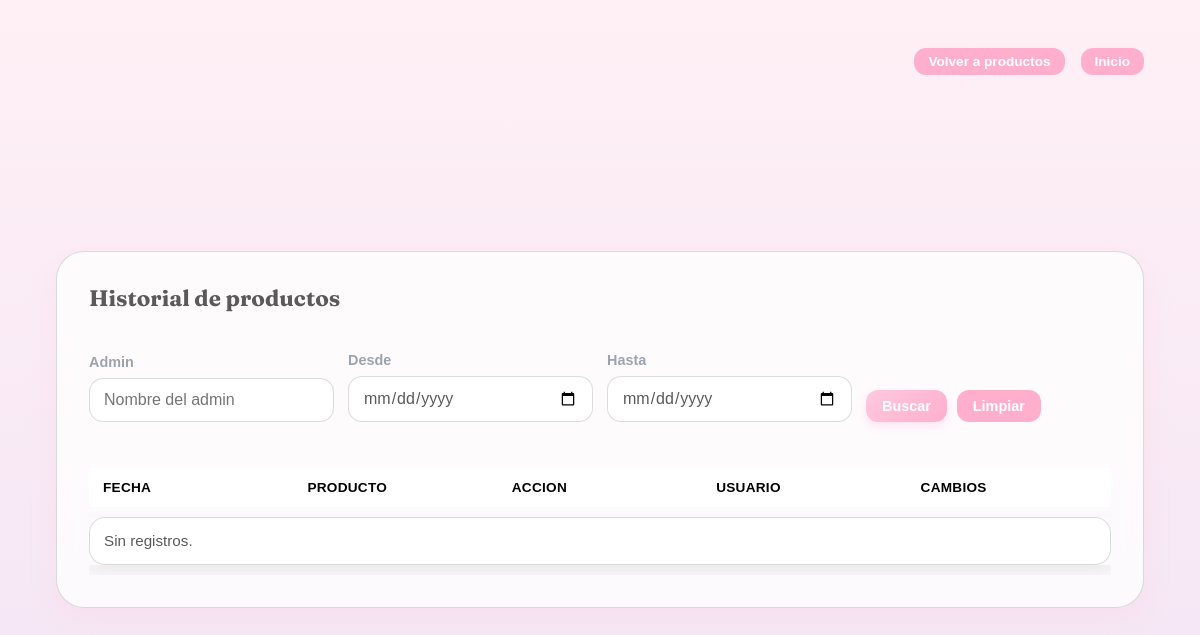
The page /php/historial_productos.php (signed in) on the database as committed earlier.
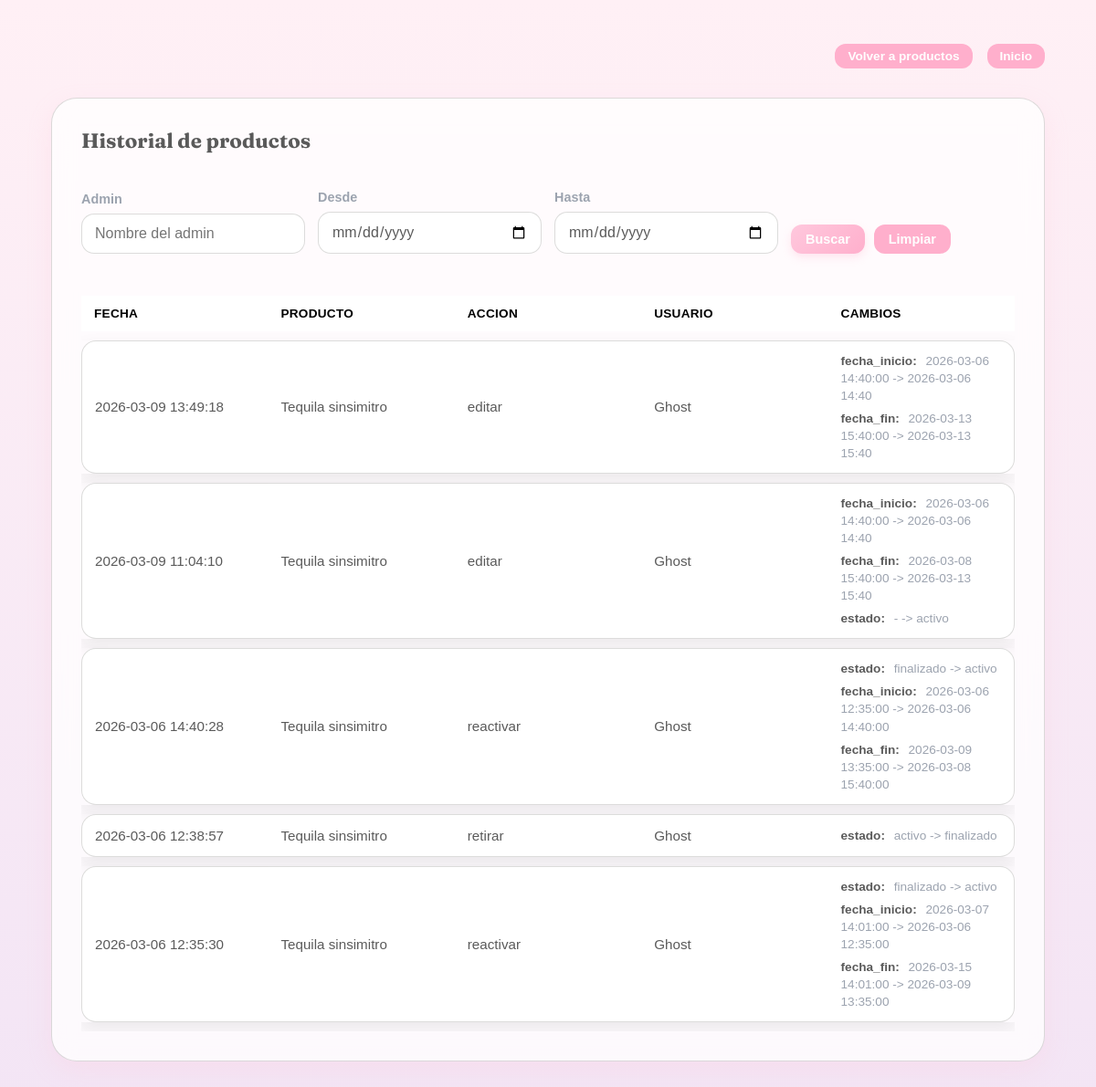
The same page on the database as committed later.
### tables this page shows
CREATE TABLE `historial_productos` (
  `id` int(11) NOT NULL,
  `producto_id` int(11) NOT NULL,
  `producto_nombre` varchar(255) DEFAULT NULL,
  `accion` varchar(30) NOT NULL,
  `usuario_id` int(11) DEFAULT NULL,
  `usuario_nombre` varchar(100) DEFAULT NULL,
  `cambios` longtext DEFAULT NULL,
  `ip` varchar(45) DEFAULT NULL,
  `created_at` timestamp NOT NULL DEFAULT current_timestamp()
);

### php/historial_productos.php (the view, shortened to what this page needs)
<?php
require_once __DIR__ . "/../config/db.php";
$historial = [];
$filtroAdmin = trim($_GET["admin"] ?? "");
$filtroDesde = trim($_GET["desde"] ?? "");
$filtroHasta = trim($_GET["hasta"] ?? "");
$sql = "SELECT id, producto_id, producto_nombre, accion, usuario_id, usuario_nombre, cambios, created_at FROM historial_productos";
$sql .= " ORDER BY created_at DESC LIMIT 200";
$stmt = $mysqli->prepare($sql);
if ($stmt) {
    $stmt->execute();
    $result = $stmt->get_result();
    if ($result) {
        while ($row = $result->fetch_assoc()) {
            $historial[] = $row;
        }
    }
}
function display_value($value)
{
    if ($value === null || $value === "") {
        return "-";
    }
    return (string) $value;
}
?>
<!DOCTYPE html>
<html lang="es">
<head>
    <link href="../css/style.css" rel="stylesheet" />
    <link href="../css/dashboard.css" rel="stylesheet" />
</head>
<body class="auth-page products-page">
    <main class="auth admin-layout">
        <div class="panel-actions">
            <a class="btn btn-compact ghost" href="productos.php">Volver a productos</a>
            <a class="btn btn-compact ghost" href="dashboard.php">Inicio</a>
        </div>
        <section class="auth-card admin-products">
            <div class="section-header">
                <h2 class="section-title">Historial de productos</h2>
            </div>
            <form class="history-filters" method="get">
                <label class="field">
                    <span>Admin</span>
                    <input name="admin" type="text" placeholder="Nombre del admin" value="<?php echo htmlspecialchars($filtroAdmin); ?>" />
                </label>
                <label class="field">
                    <span>Desde</span>
                    <input name="desde" type="date" value="<?php echo htmlspecialchars($filtroDesde); ?>" />
                </label>
                <label class="field">
                    <span>Hasta</span>
                    <input name="hasta" type="date" value="<?php echo htmlspecialchars($filtroHasta); ?>" />
                </label>
                <div class="history-actions">
                    <button class="btn btn-compact" type="submit">Buscar</button>
                    <a class="btn btn-compact ghost" href="historial_productos.php">Limpiar</a>
                </div>
            </form>
            <div class="table-wrap">
                <table class="admin-table">
                    <thead>
                        <tr>
                            <th>Fecha</th>
                            <th>Producto</th>
                            <th>Accion</th>
                            <th>Usuario</th>
                            <th>Cambios</th>
                        </tr>
                    </thead>
                    <tbody>
                        <?php if (count($historial) === 0) { ?>
                            <tr>
                                <td colspan="5">Sin registros.</td>
                            </tr>
                        <?php } else { ?>
                            <?php foreach ($historial as $row) { ?>
                                <?php
                                    $cambios = $row["cambios"] ? json_decode($row["cambios"], true) : null;
                                    $changeList = $cambios["changes"] ?? [];
                                ?>
                                <tr>
                                    <td><?php echo htmlspecialchars($row["created_at"] ?? ""); ?></td>
                                    <td><?php echo htmlspecialchars($row["producto_nombre"] ?? "#" . (int) $row["producto_id"]); ?></td>
                                    <td><?php echo htmlspecialchars($row["accion"] ?? ""); ?></td>
                                    <td><?php echo htmlspecialchars($row["usuario_nombre"] ?? ""); ?></td>
                                    <td>
                                        <?php if (empty($changeList)) { ?>
                                            <span class="field-hint">-</span>
                                        <?php } else { ?>
                                            <div class="history-changes">
                                                <?php foreach ($changeList as $field => $pair) { ?>
                                                    <?php
                                                        $before = $pair["before"] ?? null;
                                                        $after = $pair["after"] ?? null;
                                                    ?>
                                                    <div>
                                                        <strong><?php echo htmlspecialchars($field); ?>:</strong>
                                                        <?php echo htmlspecialchars(display_value($before)); ?> -> <?php echo htmlspecialchars(display_value($after)); ?>
                                                    </div>
                                                <?php } ?>
                                            </div>
                                        <?php } ?>
                                    </td>
                                </tr>
                            <?php } ?>
                        <?php } ?>
                    </tbody>
                </table>
            </div>
        </section>
    </main>
</body>
</html>

### css/style.css (style rules this page uses)
:root { --bg: #f4efe5; --bg-soft: #fdf7ef; --ink: #2a2722; --muted: #6b655c; --accent: #7a946d; --accent-2: #cbb992; --line: rgba(42, 39, 34, 0.16); --shadow: 0 24px 60px rgba(41, 35, 26, 0.16); --pastel-pink: #ffc8dd; --pastel-pink-dark: #ffafcc; --pastel-blue: #a2d2ff; --pastel-blue-dark: #8ecae6; --pastel-purple: #cdb4db; }
* { box-sizing: border-box; margin: 0; padding: 0; }
body { font-family: "Space Grotesk", system-ui, -apple-system, "Segoe UI", sans-serif; background: #ffffff; color: var(--ink); min-height: 100vh; }
.auth-page { display: block; }
button, input, select, textarea { font-family: inherit; }
a { color: inherit; text-decoration: none; }
.auth { min-height: 100vh; display: grid; grid-template-columns: repeat(auto-fit, minmax(300px, 1fr)); gap: 32px; padding: 48px 20px; align-items: center; max-width: 1280px; margin: 0 auto; }
.admin-layout { grid-template-columns: minmax(280px, 0.8fr) minmax(360px, 1fr) minmax(320px, 0.9fr); align-items: start; max-width: 100%; width: 100%; padding-left: 56px; padding-right: 56px; }
.products-page .admin-layout { grid-template-columns: minmax(420px, 1fr) minmax(360px, 0.8fr); align-items: start; gap: 32px; }
.products-page .admin-products { grid-column: 1 / -1; }
.panel-actions { grid-column: 1 / -1; display: flex; justify-content: flex-end; gap: 16px; flex-wrap: wrap; }
.panel-actions .btn.btn-compact { padding: 6px 14px; font-size: 0.85rem; }
.auth-card { background: rgba(255, 255, 255, 0.78); border: 1px solid var(--line); border-radius: 28px; padding: 32px; box-shadow: var(--shadow); display: grid; gap: 18px; backdrop-filter: blur(12px); }
.field { display: grid; gap: 8px; font-weight: 600; }
.field span { font-size: 0.9rem; color: var(--muted); }
.field input { border-radius: 14px; border: 1px solid var(--line); padding: 12px 14px; background: white; font-family: inherit; font-size: 1rem; color: var(--ink); width: 100%; }
.btn { border-radius: 12px; padding: 12px 20px; border: none; background: linear-gradient(135deg, var(--pastel-pink), var(--pastel-pink-dark)); color: #ffffff; font-weight: 600; cursor: pointer; transition: all 0.3s ease; width: 100%; box-shadow: 0 4px 10px rgba(255, 175, 204, 0.3); }
.btn.btn-compact { padding: 8px 16px; font-size: 0.9rem; width: auto; }
.admin-products .table-wrap { max-height: 68vh; overflow-y: auto; }
.section-title { font-family: "Fraunces", serif; font-size: 1.4rem; }
.section-header { display: flex; flex-wrap: wrap; align-items: center; justify-content: space-between; gap: 12px; margin-bottom: 12px; }
.table-wrap { overflow-x: auto; }
.admin-table { width: 100%; border-collapse: separate; border-spacing: 0 10px; font-size: 0.95rem; table-layout: fixed; min-width: 980px; }
.admin-table th, .admin-table td { text-align: left; padding: 12px 14px; border-bottom: none; vertical-align: middle; }
.admin-table td { white-space: normal; line-height: 1.4; }
.admin-table thead th { color: #000000; font-weight: 700; font-size: 0.85rem; letter-spacing: 0.02em; text-transform: uppercase; position: sticky; top: 0; background: #ffffff; z-index: 1; }
.admin-table tbody tr { box-shadow: 0 8px 18px rgba(28, 28, 28, 0.08); }
.admin-table tbody td { background: #ffffff; border-top: 1px solid var(--line); border-bottom: 1px solid var(--line); }
.admin-table tbody td:first-child { border-left: 1px solid var(--line); border-top-left-radius: 16px; border-bottom-left-radius: 16px; }
.admin-table tbody td:last-child { border-right: 1px solid var(--line); border-top-right-radius: 16px; border-bottom-right-radius: 16px; }
.history-changes { display: grid; gap: 6px; font-size: 0.85rem; color: var(--muted); }
.history-changes strong { color: var(--ink); font-weight: 600; margin-right: 6px; }
.history-filters { display: grid; grid-template-columns: repeat(auto-fit, minmax(200px, 1fr)); gap: 14px; margin: 10px 0 18px; align-items: end; }
.history-actions { display: flex; gap: 10px; flex-wrap: wrap; }

Rows that differ between the two databases and show on the page:
added historial_productos: created_at "2026-03-09 13:49:18", producto_nombre "Tequila sinsimitro", accion "editar", usuario_nombre "Ghost", field "fecha_inicio", before "2026-03-06 14:40:00", after "2026-03-06 14:40", field "fecha_fin", before "2026-03-13 15:40:00", after "2026-03-13 15:40"
added historial_productos: created_at "2026-03-09 11:04:10", producto_nombre "Tequila sinsimitro", accion "editar", usuario_nombre "Ghost", field "fecha_inicio", before "2026-03-06 14:40:00", after "2026-03-06 14:40", field "fecha_fin", before "2026-03-08 15:40:00", after "2026-03-13 15:40", field "estado", before "-", after "activo"
added historial_productos: created_at "2026-03-06 14:40:28", producto_nombre "Tequila sinsimitro", accion "reactivar", usuario_nombre "Ghost", field "estado", before "finalizado", after "activo", field "fecha_inicio", before "2026-03-06 12:35:00", after "2026-03-06 14:40:00", field "fecha_fin", before "2026-03-09 13:35:00", after "2026-03-08 15:40:00"
added historial_productos: created_at "2026-03-06 12:38:57", producto_nombre "Tequila sinsimitro", accion "retirar", usuario_nombre "Ghost", field "estado", before "activo", after "finalizado"
added historial_productos: created_at "2026-03-06 12:35:30", producto_nombre "Tequila sinsimitro", accion "reactivar", usuario_nombre "Ghost", field "estado", before "finalizado", after "activo", field "fecha_inicio", before "2026-03-07 14:01:00", after "2026-03-06 12:35:00", field "fecha_fin", before "2026-03-15 14:01:00", after "2026-03-09 13:35:00"
Other text that changed with them:
text no longer shown: "Sin registros."
